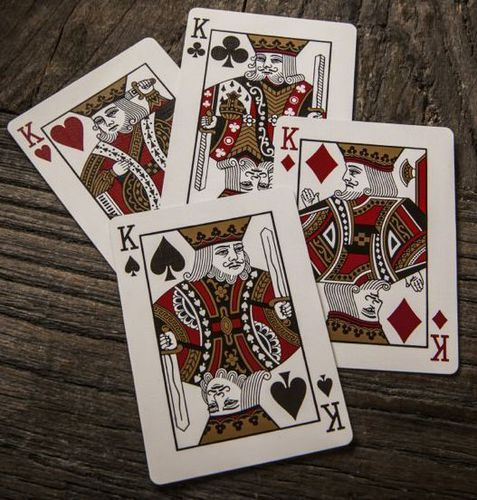
#> input picture OpenCV In 3 Hours/Resources/cards.jpg, 477 x 500 px, given in place of the camera
$ python chapter7_cam.py
#> lines starting #> are read from the running program, lines starting #| are printed output that depends on the picture; after the words box and inside, x2 and y2 are one past the last pixel; in counts of white or black regions, pixels touching at a corner belong together
# COLOR DETECTION

import cv2
import numpy as np


def stackImages(scale, imgArray):
    rows = len(imgArray)
    cols = len(imgArray[0])
    rowsAvailable = isinstance(imgArray[0], list)
    width = imgArray[0][0].shape[1]
    height = imgArray[0][0].shape[0]
    if rowsAvailable:
        for x in range(0, rows):
            for y in range(0, cols):
                if imgArray[x][y].shape[:2] == imgArray[0][0].shape[:2]:
                    imgArray[x][y] = cv2.resize(
                        imgArray[x][y], (0, 0), None, scale, scale)
                else:
                    imgArray[x][y] = cv2.resize(
                        imgArray[x][y], (imgArray[0][0].shape[1], imgArray[0][0].shape[0]), None, scale, scale)
                if len(imgArray[x][y].shape) == 2:
                    imgArray[x][y] = cv2.cvtColor(
                        imgArray[x][y], cv2.COLOR_GRAY2BGR)
        imageBlank = np.zeros((height, width, 3), np.uint8)
        hor = [imageBlank]*rows
        hor_con = [imageBlank]*rows
        for x in range(0, rows):
            hor[x] = np.hstack(imgArray[x])
        ver = np.vstack(hor)
    else:
        for x in range(0, rows):
            if imgArray[x].shape[:2] == imgArray[0].shape[:2]:
                imgArray[x] = cv2.resize(
                    imgArray[x], (0, 0), None, scale, scale)
            else:
                imgArray[x] = cv2.resize(
                    imgArray[x], (imgArray[0].shape[1], imgArray[0].shape[0]), None, scale, scale)
            if len(imgArray[x].shape) == 2:
                imgArray[x] = cv2.cvtColor(imgArray[x], cv2.COLOR_GRAY2BGR)
        hor = np.hstack(imgArray)
        ver = hor
    return ver

# just for the sake of arguments


def empty(a):
    pass


# create trackbars to change values real-time
cv2.namedWindow("TrackBars")
cv2.resizeWindow("TrackBars", 640, 240)
cv2.createTrackbar("Hue Min", "TrackBars", 0, 179, empty)
#> slider 'Hue Min' is set to 35
cv2.createTrackbar("Hue Max", "TrackBars", 179, 179, empty)
cv2.createTrackbar("Sat Min", "TrackBars", 0, 255, empty)
#> slider 'Sat Min' is set to 51
cv2.createTrackbar("Sat Max", "TrackBars", 255, 255, empty)
cv2.createTrackbar("Val Min", "TrackBars", 0, 255, empty)
#> slider 'Val Min' is set to 51
cv2.createTrackbar("Val Max", "TrackBars", 255, 255, empty)

cap = cv2.VideoCapture(0)  # 0 sets it to default webcam
cap.set(3, 640)  # assert height as 640
cap.set(4, 480)  # assert width as 480
cap.set(10, 100)  # set brightness

while True:
    success, img = cap.read()
#> img is the input picture: shape (500, 477, 3); mean B, G, R 88.1, 96.6, 109.6
    img = cv2.flip(img, 1)
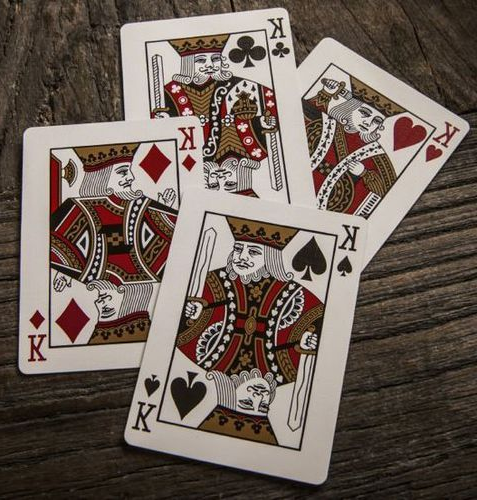
#> img: shape (500, 477, 3); mean B, G, R 88.1, 96.6, 109.6
    imgHSV = cv2.cvtColor(img, cv2.COLOR_BGR2HSV)  # convert to HSV
#> imgHSV: shape (500, 477, 3); mean H, S, V 21.2, 75.8, 109.6
    # get values from the trackbar, print to test
    h_min = cv2.getTrackbarPos("Hue Min", "TrackBars")
    h_max = cv2.getTrackbarPos("Hue Max", "TrackBars")
    s_min = cv2.getTrackbarPos("Sat Min", "TrackBars")
    s_max = cv2.getTrackbarPos("Sat Max", "TrackBars")
    v_min = cv2.getTrackbarPos("Val Min", "TrackBars")
    v_max = cv2.getTrackbarPos("Val Max", "TrackBars")
    print(h_min, h_max, s_min, s_max, v_min, v_max)

    # use the values to filter out and get image
    lower = np.array([h_min, s_min, v_min])
    upper = np.array([h_max, s_max, v_max])
    mask = cv2.inRange(imgHSV, lower, upper)
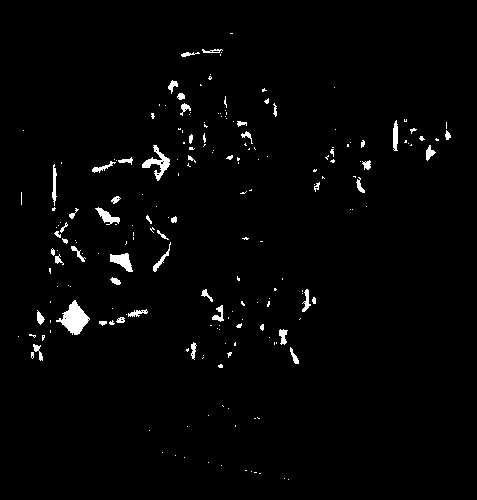
#> mask: shape (500, 477); 1.9% white; 205 white regions (154 under 20 px), largest, box (x1, y1, x2, y2) and area: (56, 300, 90, 335) 584, (142, 145, 170, 181) 334, (110, 253, 133, 272) 242

    imgResult = cv2.bitwise_and(img, img, mask=mask)
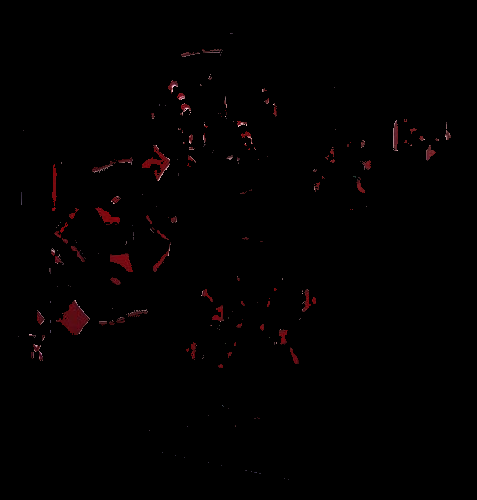
#> imgResult: shape (500, 477, 3); mean B, G, R 0.7, 0.6, 1.9

    # [5 lines of commented-out code are left out]
    imgStack = stackImages(0.6, ([img, imgHSV], [mask, imgResult]))
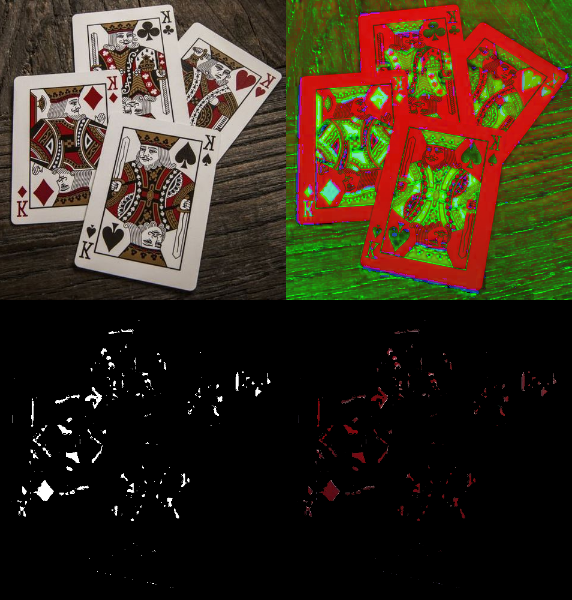
#> imgStack: shape (600, 572, 3); mean B, G, R 28.7, 44.4, 56.5
    cv2.imshow("Stacked Videos", imgStack)
    cv2.waitKey(1)

$ run again, on OpenCV In 3 Hours/Resources/cra cast.jpg
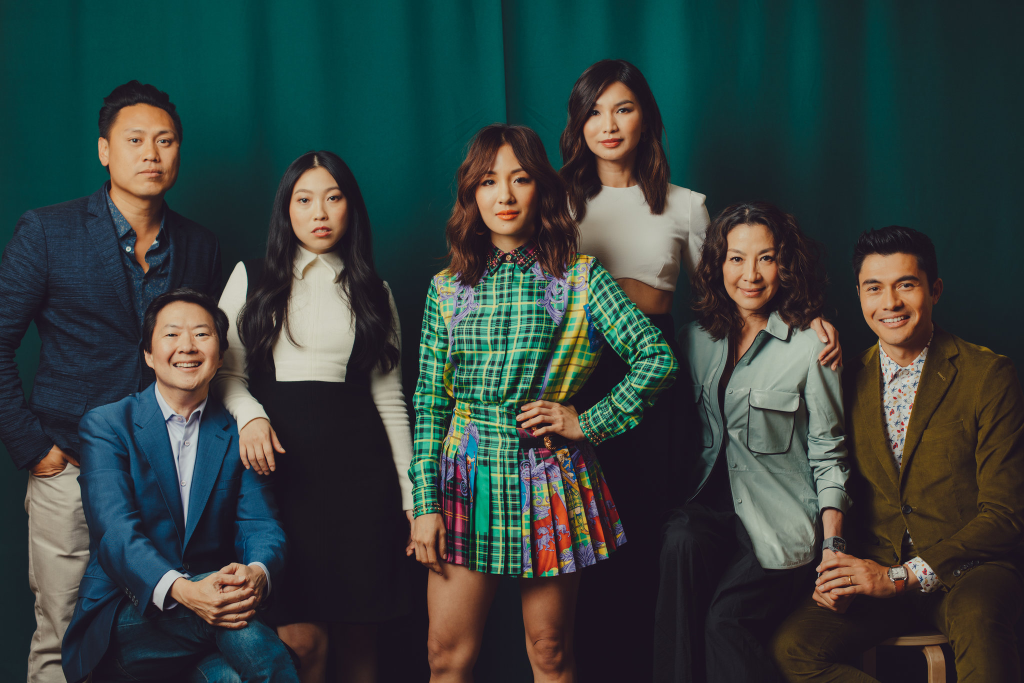
#> input picture OpenCV In 3 Hours/Resources/cra cast.jpg, 2048 x 1366 px, given in place of the camera (shown at 1/2 size)
#> img is the input picture: shape (1366, 2048, 3); mean B, G, R 62, 64.6, 52.7
#> imgHSV: shape (1366, 2048, 3); mean H, S, V 87.9, 126.5, 76.1
#> `mask = cv2.inRange(imgHSV, lower, upper)`:
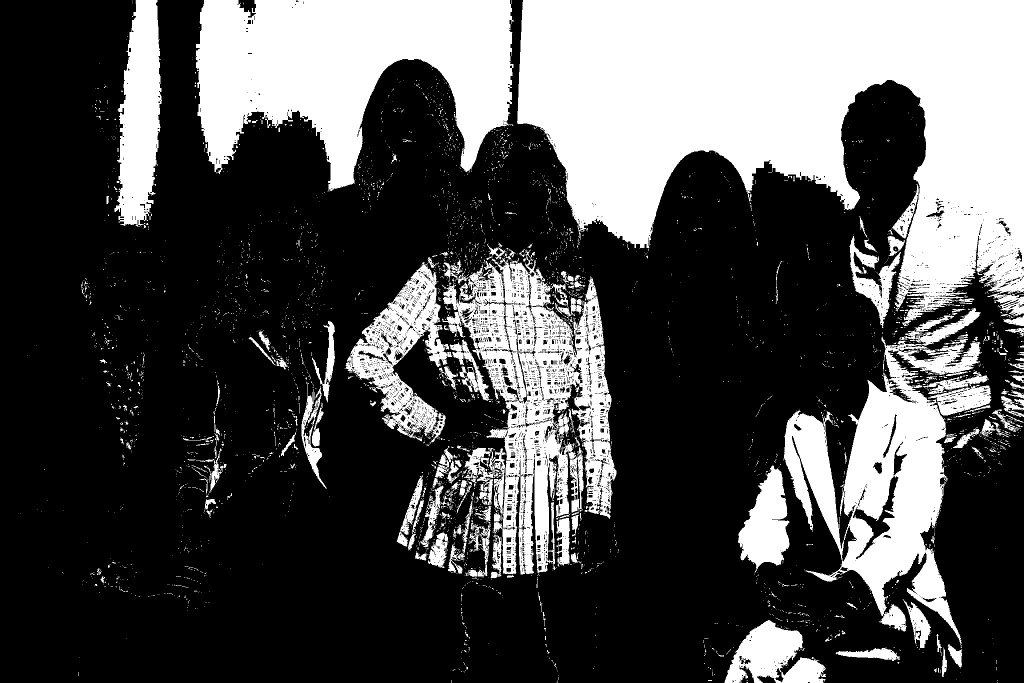
#> mask: shape (1366, 2048) (shown at 1/2 size); 31.8% white; 4017 white regions (3764 under 20 px), largest, box (x1, y1, x2, y2) and area: (1034, 0, 2048, 652) 394407, (391, 0, 1027, 382) 149746, (884, 499, 1233, 1149) 97505
#> `imgStack = stackImages(0.6, ([img, imgHSV], [mask, imgResult]))`:
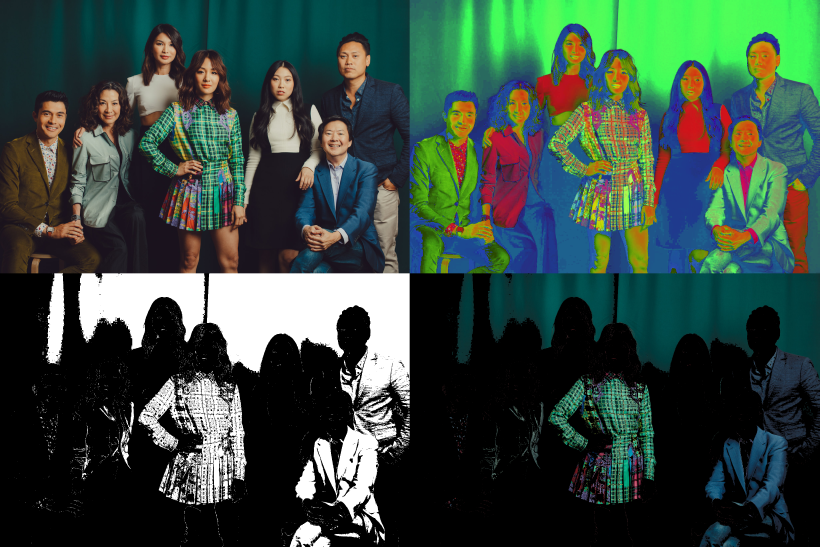
#> imgStack: shape (1640, 2458, 3) (shown at 1/3 size); mean B, G, R 63.7, 73.9, 54

$ run again, on OpenCV In 3 Hours/Resources/lambo2.png
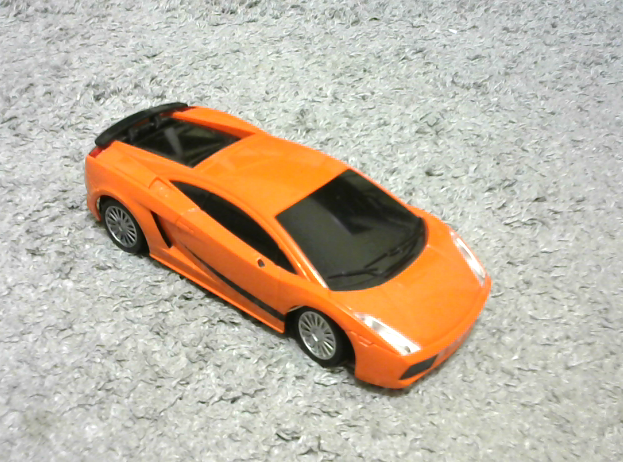
#> input picture OpenCV In 3 Hours/Resources/lambo2.png, 623 x 462 px, given in place of the camera
#> img is the input picture: shape (462, 623, 3); mean B, G, R 161.3, 179.4, 192.2
#> imgHSV: shape (462, 623, 3); mean H, S, V 37.4, 42.7, 194.8
#> `mask = cv2.inRange(imgHSV, lower, upper)`:
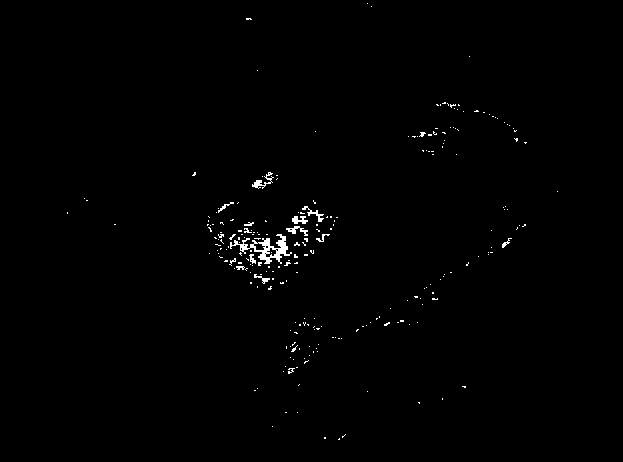
#> mask: shape (462, 623); 0.71% white in thin lines or dots, all inside (x1, y1, x2, y2) = (67, 3, 558, 440)
#> `imgStack = stackImages(0.6, ([img, imgHSV], [mask, imgResult]))`:
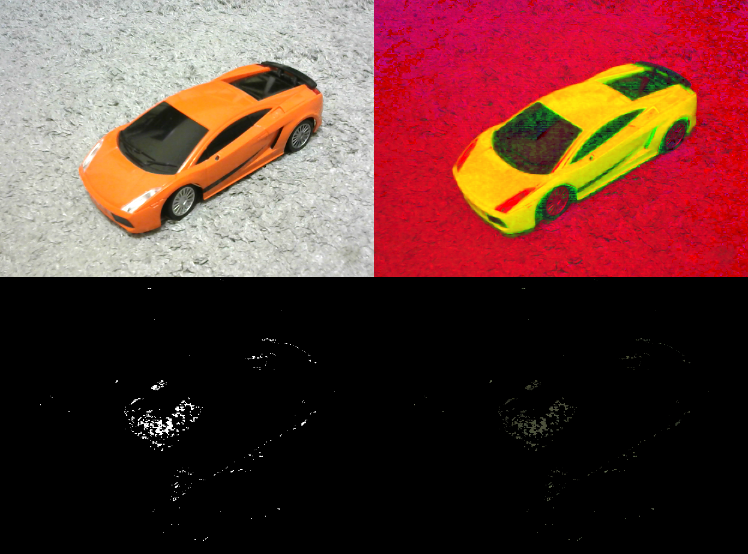
#> imgStack: shape (554, 748, 3); mean B, G, R 50.2, 56.1, 97.3
